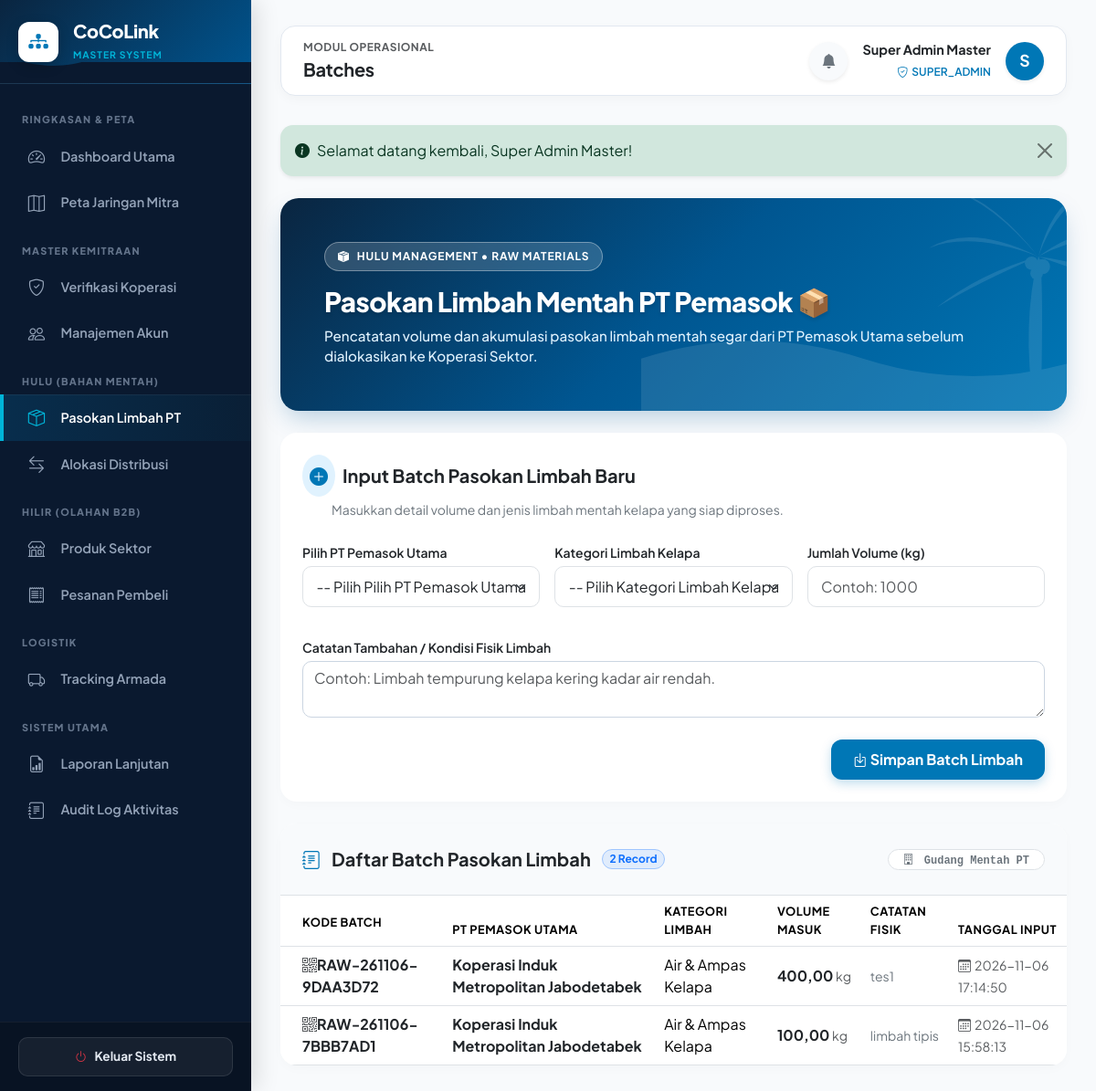
Screenshot of /index.php?page=batches (signed in) with the database file from the repository.
### tables this page shows
CREATE TABLE `users` (
  `id` int(11) NOT NULL,
  `name` varchar(255) NOT NULL,
  `email` varchar(191) NOT NULL,
  `password` varchar(255) NOT NULL,
  `role` enum('super_admin','induk','supplier','coop','buyer','driver') NOT NULL,
  `driver_type` enum('pt_to_induk','induk_to_coop','coop_to_buyer') DEFAULT 'coop_to_buyer',
  `supplier_id` int(11) DEFAULT NULL,
  `coop_id` int(11) DEFAULT NULL,
  `buyer_id` int(11) DEFAULT NULL,
  `is_active` tinyint(1) DEFAULT 1,
  `created_at` datetime DEFAULT current_timestamp()
);

CREATE TABLE `raw_batches` (
  `id` int(11) NOT NULL,
  `batch_code` varchar(100) NOT NULL,
  `supplier_id` int(11) NOT NULL,
  `raw_type_id` int(11) NOT NULL,
  `quantity` decimal(12,2) DEFAULT 0.00,
  `notes` text DEFAULT NULL,
  `created_at` datetime DEFAULT current_timestamp()
);

CREATE TABLE `suppliers` (
  `id` int(11) NOT NULL,
  `legal_name` varchar(255) NOT NULL,
  `nib` varchar(100) DEFAULT NULL,
  `email` varchar(191) DEFAULT NULL,
  `phone` varchar(50) DEFAULT NULL,
  `address` text DEFAULT NULL,
  `city` varchar(100) DEFAULT NULL,
  `province` varchar(100) DEFAULT NULL,
  `status` enum('pending','verified','rejected') DEFAULT 'verified',
  `latitude` decimal(10,8) DEFAULT NULL,
  `longitude` decimal(11,8) DEFAULT NULL,
  `created_at` datetime DEFAULT current_timestamp()
);

CREATE TABLE `raw_types` (
  `id` int(11) NOT NULL,
  `name` varchar(100) NOT NULL,
  `code` varchar(50) DEFAULT NULL
);

### app/views/pages/batches.php (the view, shortened to what the rows shown need)
<?php
function page_batches(array $u): void {
    $supplier = $u['role'] === 'supplier';
    if ($supplier) {
        check_supplier_active($u);
        $batches = rows("SELECT b.*, r.name AS raw_name, s.legal_name
                        FROM raw_batches b
                        JOIN raw_types r ON r.id=b.raw_type_id
                        JOIN suppliers s ON s.id=b.supplier_id
                        WHERE b.supplier_id=?
                        ORDER BY b.id DESC", [$u['supplier_id']]);
    } else {
        $batches = rows("SELECT b.*, r.name AS raw_name, s.legal_name
                        FROM raw_batches b
                        JOIN raw_types r ON r.id=b.raw_type_id
                        JOIN suppliers s ON s.id=b.supplier_id
                        ORDER BY b.id DESC");
    }
?>
<div class="batches-page-container">
    <div class="card border-0 mb-4 ocean-banner-card">
        <div class="card-body p-4 p-md-5 position-relative" style="z-index: 1;">
            <div class="d-flex justify-content-between align-items-center flex-wrap gap-3">
                <div>
                    <h2 class="banner-title mb-2">Pasokan Limbah Mentah PT Pemasok 📦</h2>
                </div>
            </div>
        </div>
    </div>
    <div class="card border-0 section-card overflow-hidden">
        <div class="card-body p-0">
            <div class="table-responsive">
                <table class="table table-hover align-middle mb-0">
                    <thead style="background:#F1F5F9; font-size:0.8rem; color:#475569; text-transform:uppercase; letter-spacing:0.5px;">
                        <tr>
                            <th class="ps-4 py-3">Kode Batch</th>
                            <th>PT Pemasok Utama</th>
                            <th>Kategori Limbah</th>
                            <th>Volume Masuk</th>
                            <th>Catatan Fisik</th>
                            <th>Tanggal Input</th>
                        </tr>
                    </thead>
                    <tbody>
                    <?php foreach ($batches as $b): ?>
                        <tr>
                            <td class="ps-4 fw-bold text-dark"><i class="bi bi-qr-code me-1.5 text-muted"></i><?= e($b['batch_code']) ?></td>
                            <td><strong class="text-dark"><?= e($b['legal_name']) ?></strong></td>
                            <td><span class="badge-raw_type"><?= e($b['raw_name']) ?></span></td>
                            <td><strong class="fs-6 text-dark"><?= number($b['quantity']) ?></strong> <small class="text-muted">kg</small></td>
                            <td><small class="text-secondary"><?= e($b['notes'] ?: '—') ?></small></td>
                            <td><small class="text-muted"><i class="bi bi-calendar3 me-1"></i><?= e($b['created_at']) ?></small></td>
                        </tr>
                    <?php endforeach; ?>
                    </tbody>
                </table>
            </div>
        </div>
    </div>
</div>
<?php } ?>

### app/views/layout.php (shortened to what the rows shown need)
<?php
function render_layout(string $page, array $u, callable $contentRenderer): void {
?>
<!doctype html>
<html lang="id">
<head>
    <link href="https://cdn.jsdelivr.net/npm/bootstrap@5.3.2/dist/css/bootstrap.min.css" rel="stylesheet">
    <link rel="stylesheet" href="https://cdn.jsdelivr.net/npm/bootstrap-icons@1.11.2/font/bootstrap-icons.min.css">
</head>
<body>
<div class="wrapper">
    <main class="main-content">
        <header class="top-navbar d-flex justify-content-between align-items-center">
            <div class="d-flex align-items-center gap-2 gap-md-3">
                <div class="dropdown">
                    <button class="btn btn-light position-relative rounded-circle p-2 border-0 shadow-sm" type="button" data-bs-toggle="dropdown" aria-expanded="false" style="width: 42px; height: 42px; background: #F8FAFC;">
                    </button>
                </div>
                <div class="d-none d-md-block text-end">
                    <div class="fw-bold text-dark" style="font-size:0.9rem;"><?= e($u['name'] ?? 'User') ?></div>
                    <span class="fw-semibold" style="font-size:0.75rem; color:var(--ocean-primary);"><i class="bi bi-shield-check me-1"></i><?= e(strtoupper($u['role'] ?? 'GUEST')) ?></span>
                </div>
                <div class="text-white rounded-circle d-flex justify-content-center align-items-center fw-bold shadow-sm" style="width:42px; height:42px; font-size:1.1rem; background: var(--ocean-primary);">
                    <?= strtoupper(substr(($u['name'] ?? 'U'), 0, 1)) ?>
                </div>
            </div>
        </header>
        <?php $contentRenderer(); ?>
    </main>
</div>
</body>
</html>
<?php
}

### rows the page displays
users: name "Super Admin Master", role "SUPER_ADMIN", name "S"
raw_batches: batch_code "RAW-261106-9DAA3D72", supplier.legal_name "Koperasi Induk Metropolitan Jabodetabek", raw_type.name "Air & Ampas Kelapa", quantity "400,00", notes "tes1", created_at "2026-11-06 17:14:50"
raw_batches: batch_code "RAW-261106-7BBB7AD1", supplier.legal_name "Koperasi Induk Metropolitan Jabodetabek", raw_type.name "Air & Ampas Kelapa", quantity "100,00", notes "limbah tipis", created_at "2026-11-06 15:58:13"

### other values shown
$groupName "RINGKASAN & PETA"
$item['label'] "Dashboard Utama"
$item['label'] "Peta Jaringan Mitra"
$groupName "MASTER KEMITRAAN"
$item['label'] "Verifikasi Koperasi"
$item['label'] "Manajemen Akun"
$groupName "HULU (BAHAN MENTAH)"
$item['label'] "Pasokan Limbah PT"
$item['label'] "Alokasi Distribusi"
$groupName "HILIR (OLAHAN B2B)"
$item['label'] "Produk Sektor"
$item['label'] "Pesanan Pembeli"
$groupName "LOGISTIK"
$item['label'] "Tracking Armada"
$groupName "SISTEM UTAMA"
